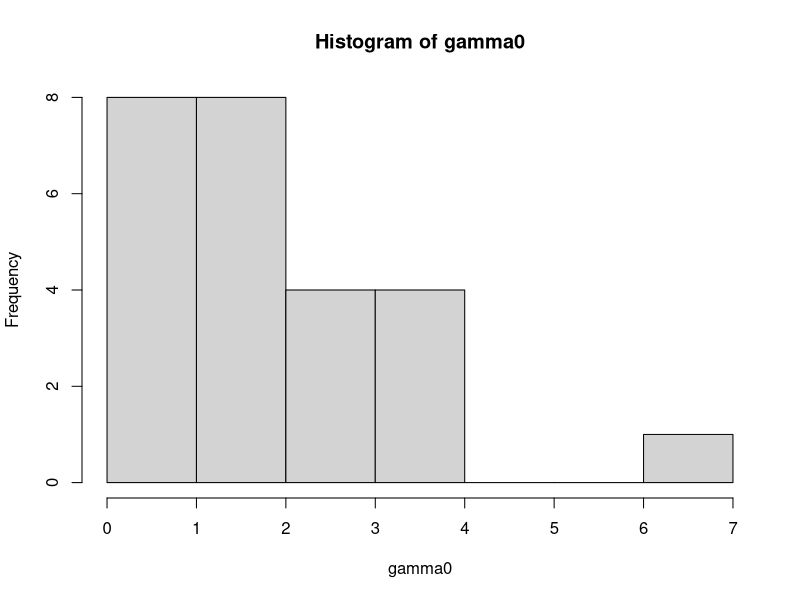
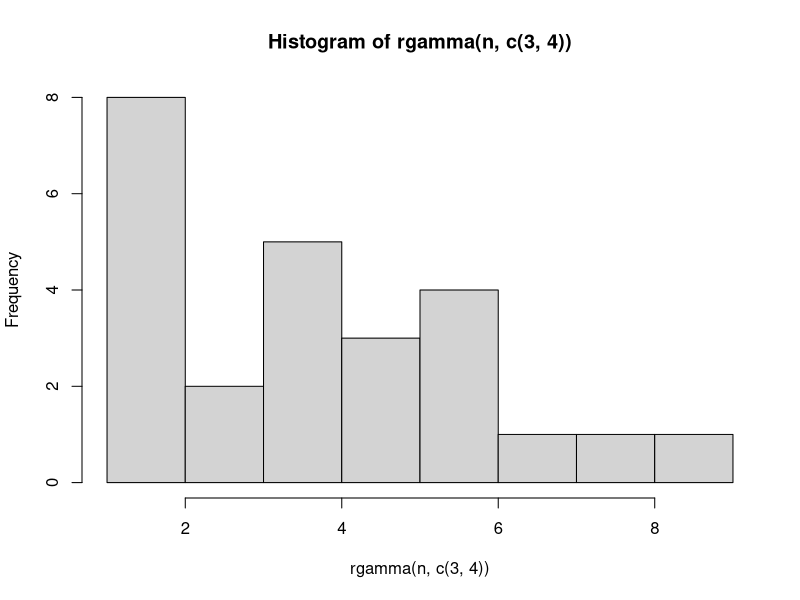
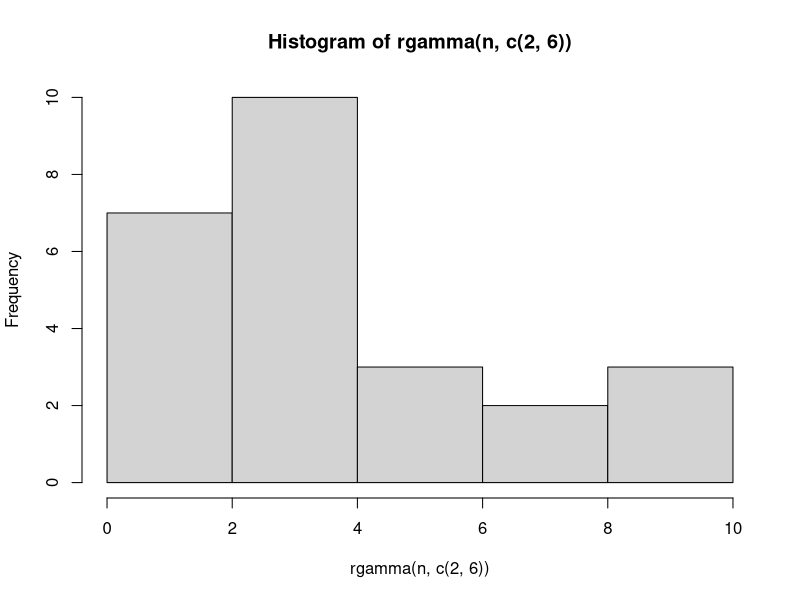

Write R code to recreate these figures, in order.
## ---- chunk 1
n = 25
gamma0 <- rgamma(n,c(2.5,1.5))
hist(gamma0)
hist(rgamma(n,c(3,4)))
hist(rgamma(n,c(2,6)))
## ---- chunk 2
logL_gamma_unit <- function(alpha,beta,x){
  return( alpha*log(beta) - log(gamma(alpha)) + (alpha-1)*log(x) - beta*x ) 
}

logL_gamma <- function(alpha,beta,interval){
  sum <- 0
  for(i in interval) {
    sum =  sum + logL_gamma_unit(alpha,beta,i)
  }
  return (sum)
}
## ---- chunk 3
array <- c()
interval <- seq(1,10)
for(i in interval){
  for(j in interval){
    array <- c(array,logL_gamma(i,j,gamma0));
  }
}
print(mean(array)); # la moyenne d'un tableau
## ---- chunk 4
print(array)
